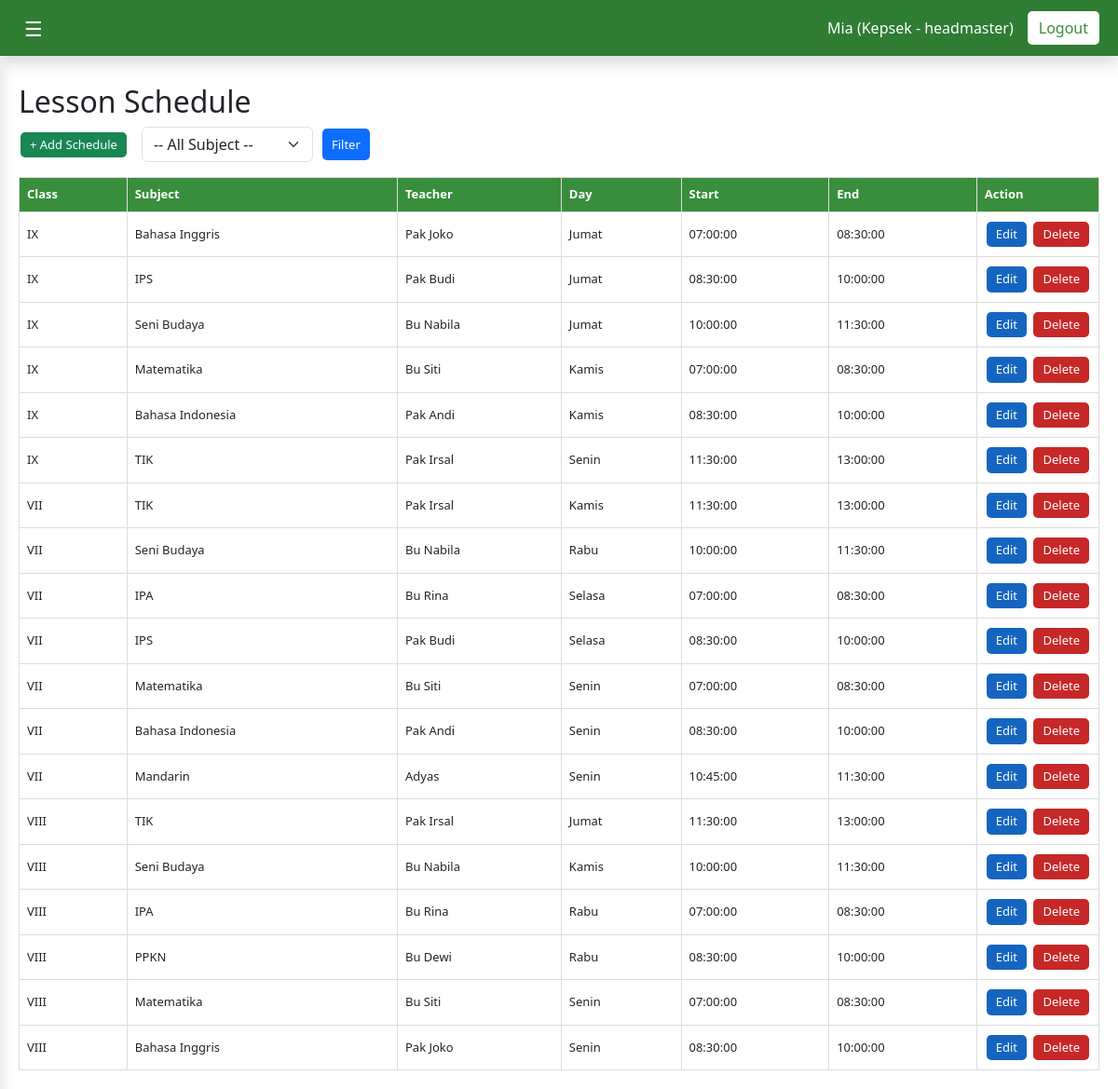
Page /php/lesson.php (signed in) on the committed database.
### tables this page shows
CREATE TABLE `lesson_schedule` (
  `id` int(11) NOT NULL,
  `class` varchar(10) NOT NULL,
  `subject` varchar(100) NOT NULL,
  `teacher` varchar(100) NOT NULL,
  `day` varchar(20) NOT NULL,
  `time_start` time NOT NULL,
  `time_end` time NOT NULL
);

### php/lesson.php (the view, shortened to what this page needs)
<?php
require_once "../koneksi/koneksi.php";
$name    = $_SESSION['name'];
$subject = $_SESSION['subject'];
$role    = $_SESSION['role'];
$filter_subject = $_GET['filter_subject'] ?? "";
if ($role === "headmaster") {
    if (!empty($filter_subject)) {
        $query = "SELECT * FROM lesson_schedule WHERE subject = ? ORDER BY class, day, time_start";
        $stmt  = mysqli_prepare($koneksi, $query);
        mysqli_stmt_bind_param($stmt, "s", $filter_subject);
        mysqli_stmt_execute($stmt);
        $result = mysqli_stmt_get_result($stmt);
    } else {
        $query  = "SELECT * FROM lesson_schedule ORDER BY class, day, time_start";
        $result = mysqli_query($koneksi, $query) or die("Query Error: " . mysqli_error($koneksi));
    }
} else {
    $query = "SELECT * FROM lesson_schedule WHERE subject = ? ORDER BY class, day, time_start";
    $stmt  = mysqli_prepare($koneksi, $query);
    mysqli_stmt_bind_param($stmt, "s", $subject);
    mysqli_stmt_execute($stmt);
    $result = mysqli_stmt_get_result($stmt);
}
?>
<!DOCTYPE html>
<html lang="en">
<head>
  <link href="https://cdn.jsdelivr.net/npm/bootstrap@5.3.8/dist/css/bootstrap.min.css" rel="stylesheet">
  <link rel="stylesheet" href="../css/lesson.css">
</head>
<body>
<nav class="navbar shadow">
    <div class="nav-left">
      <button class="toggle-btn" id="toggle-btn">&#9776;</button>
    </div>
    <div class="nav-right">
      <span class="user-info"><?php echo $name; ?> (<?php echo $subject; ?> - <?php echo $role; ?>)</span>
      <a href="logout.php" class="logout-btn">Logout</a>
    </div>
</nav>
<main class="content shifted" id="content">
  <section class="schedule-container">
    <h2>Lesson Schedule</h2>
    <?php if ($role == "headmaster"): ?>
      <div class="mb-3 d-flex align-items-center">
        <a href="add_lesson.php" class="btn btn-success me-3">+ Add Schedule</a>
        <form method="get" class="d-flex">
          <select name="filter_subject" class="form-select me-2">
            <option value="">-- All Subject --</option>
          </select>
          <button type="submit" class="btn btn-primary">Filter</button>
        </form>
      </div>
    <?php endif; ?>
<table class="student-table">
  <thead>
    <tr>
      <th>Class</th>
      <th>Subject</th>
      <th>Teacher</th>
      <th>Day</th>
      <th>Start</th>
      <th>End</th>
      <th>Action</th>
    </tr>
  </thead>
  <tbody>
  <?php while($row = mysqli_fetch_assoc($result)): ?>
    <tr>
      <td><?php echo $row['class']; ?></td>
      <td><?php echo $row['subject']; ?></td>
      <td><?php echo $row['teacher']; ?></td>
      <td><?php echo $row['day']; ?></td>
      <td><?php echo $row['time_start']; ?></td>
      <td><?php echo $row['time_end']; ?></td>
      <td>
        <?php if ($role === 'headmaster'): ?>
          <a href="edit_lesson.php?id=<?php echo $row['id']; ?>" class="btn edit">Edit</a>
          <a href="delete_lesson.php?id=<?php echo $row['id']; ?>" class="btn delete" onclick="return confirm('Are you sure, want to delete this schedule?')">Delete</a>
        <?php else: ?>
          <span class="text-muted">View Only</span>
        <?php endif; ?>
      </td>
    </tr>
  <?php endwhile; ?>
  </tbody>
</table>
  </section>
</main>
</body>
</html>

### css/lesson.css (style rules this page uses)
.navbar { position: fixed; top: 0; left: 0; right: 0; height: 60px; background: #2e7d32; color: white; display: flex; justify-content: space-between; align-items: center; padding: 0 20px; z-index: 1000; box-shadow: 0 2px 6px rgba(0,0,0,0.2); }
.toggle-btn { background: transparent; border: none; color: white; font-size: 22px; cursor: pointer; }
.nav-right { display: flex; align-items: center; gap: 15px; }
.user-info { font-weight: 500; }
.logout-btn { background: #ffffff; color: #388e3c; padding: 6px 12px; border-radius: 5px; text-decoration: none; }
.content { margin-top: 70px; padding: 20px; margin-left: 0; width: 100%; box-sizing: border-box; transition: margin-left 0.3s ease; }
.content.shifted { margin-right: 220px; }
.student-table { width: 100%; border-collapse: collapse; table-layout: auto; min-width: 600px; }
.student-table th, .student-table td { border: 1px solid #ddd; padding: 8px; font-size: 14px; word-wrap: break-word; }
.student-table th { background: #388e3c; color: white; text-align: left; }
.student-table th:last-child, .student-table td:last-child { width: 120px; text-align: left; white-space: nowrap; }
.btn { display: inline-block; padding: 4px 10px; font-size: 13px; border-radius: 5px; text-decoration: none; margin: 2px; color: white; border: none; cursor: pointer; }
.btn.edit { background: #1565c0; }
.btn.delete { background: #c62828; }
@media (max-width: 1200px) { .student-table th, .student-table td { font-size: 13px; } }

### rows in the picture
lesson_schedule: class "IX", subject "Bahasa Inggris", teacher "Pak Joko", day "Jumat", time_start "07:00:00", time_end "08:30:00"
lesson_schedule: class "IX", subject "IPS", teacher "Pak Budi", day "Jumat", time_start "08:30:00", time_end "10:00:00"
lesson_schedule: class "IX", subject "Seni Budaya", teacher "Bu Nabila", day "Jumat", time_start "10:00:00", time_end "11:30:00"
lesson_schedule: class "IX", subject "Matematika", teacher "Bu Siti", day "Kamis", time_start "07:00:00", time_end "08:30:00"
lesson_schedule: class "IX", subject "Bahasa Indonesia", teacher "Pak Andi", day "Kamis", time_start "08:30:00", time_end "10:00:00"
lesson_schedule: class "IX", subject "TIK", teacher "Pak Irsal", day "Senin", time_start "11:30:00", time_end "13:00:00"
lesson_schedule: class "VII", subject "TIK", teacher "Pak Irsal", day "Kamis", time_start "11:30:00", time_end "13:00:00"
lesson_schedule: class "VII", subject "Seni Budaya", teacher "Bu Nabila", day "Rabu", time_start "10:00:00", time_end "11:30:00"
lesson_schedule: class "VII", subject "IPA", teacher "Bu Rina", day "Selasa", time_start "07:00:00", time_end "08:30:00"
lesson_schedule: class "VII", subject "IPS", teacher "Pak Budi", day "Selasa", time_start "08:30:00", time_end "10:00:00"
lesson_schedule: class "VII", subject "Matematika", teacher "Bu Siti", day "Senin", time_start "07:00:00", time_end "08:30:00"
lesson_schedule: class "VII", subject "Bahasa Indonesia", teacher "Pak Andi", day "Senin", time_start "08:30:00", time_end "10:00:00"
lesson_schedule: class "VII", subject "Mandarin", teacher "Adyas", day "Senin", time_start "10:45:00", time_end "11:30:00"
lesson_schedule: class "VIII", subject "TIK", teacher "Pak Irsal", day "Jumat", time_start "11:30:00", time_end "13:00:00"
lesson_schedule: class "VIII", subject "Seni Budaya", teacher "Bu Nabila", day "Kamis", time_start "10:00:00", time_end "11:30:00"
lesson_schedule: class "VIII", subject "IPA", teacher "Bu Rina", day "Rabu", time_start "07:00:00", time_end "08:30:00"
lesson_schedule: class "VIII", subject "PPKN", teacher "Bu Dewi", day "Rabu", time_start "08:30:00", time_end "10:00:00"
lesson_schedule: class "VIII", subject "Matematika", teacher "Bu Siti", day "Senin", time_start "07:00:00", time_end "08:30:00"
lesson_schedule: class "VIII", subject "Bahasa Inggris", teacher "Pak Joko", day "Senin", time_start "08:30:00", time_end "10:00:00"

### other values in the picture
$name "Mia"
$subject "Kepsek"
$role "headmaster"
